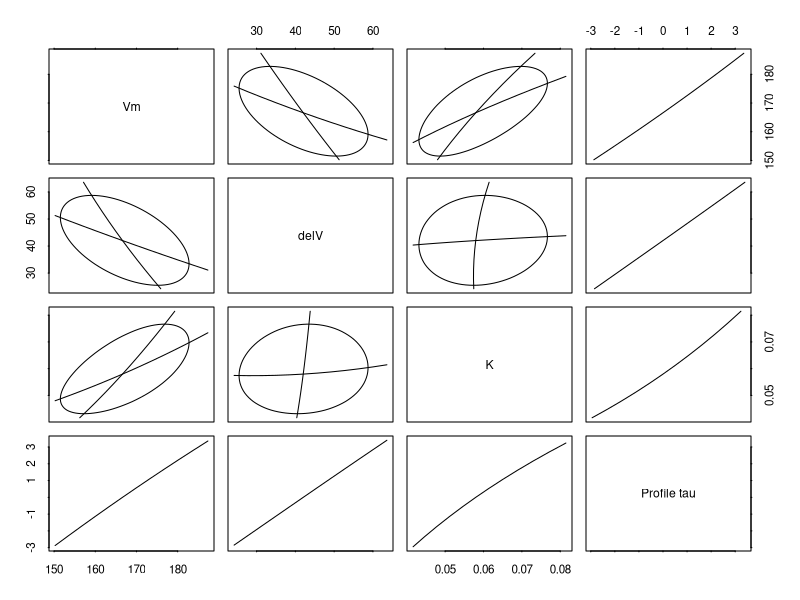
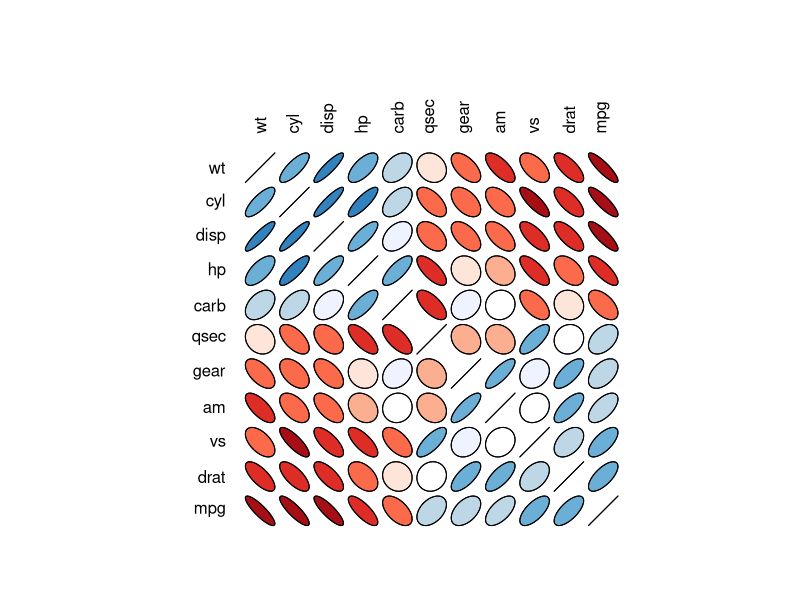

Reproduce these figures in R, in order.
## ---- chunk 1
knitr::opts_chunk$set(
  collapse = TRUE,
  comment = "#>",
  fig.path = "man/figures/README-",
  out.width = "100%"
)
## ---- chunk 2
data(Puromycin)
Purboth <- nls(formula = rate ~ ((Vm + delV * (state == "treated"))
   * conc)/(K + conc), data = Puromycin,
   start = list(Vm = 160, delV = 40, K = 0.05))
Pur.prof <- profile(Purboth)
ellipse::pairs(Pur.prof)
## ---- chunk 3
library(ellipse)
corr.mtcars <- cor(mtcars)
ord <- order(corr.mtcars[1,])
xc <- corr.mtcars[ord, ord]
colors <- c("#A50F15","#DE2D26","#FB6A4A","#FCAE91","#FEE5D9","white",
            "#EFF3FF","#BDD7E7","#6BAED6","#3182BD","#08519C")   
plotcorr(xc, col=colors[5*xc + 6])
